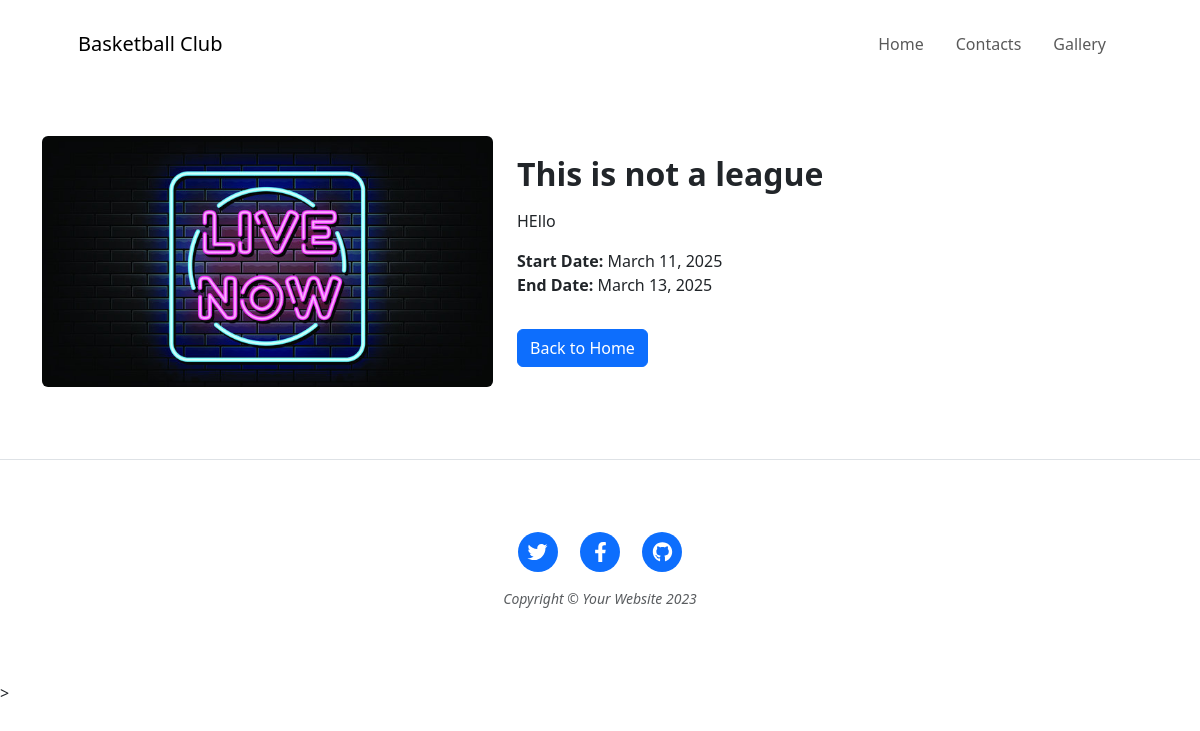
Screenshot of /add/event/1 with the database file from the repository.
### website/models.py (models this page shows)
class Event(db.Model):
    id = db.Column(db.Integer, primary_key=True)
    title = db.Column(db.String(100), nullable=False)
    description = db.Column(db.Text, nullable=False)
    img_url = db.Column(db.String(255), nullable=False)
    start_date = db.Column(db.Date, default=func.current_date())
    end_date = db.Column(db.Date, default=func.current_date())
    link = db.Column(db.String(255), nullable=True)
    is_league = db.Column(db.Boolean, default=False)
    admin_id = db.Column(db.Integer, db.ForeignKey('admin.id'), nullable=False)
    matches = db.relationship('Match', backref='event', lazy=True)
    teams = db.relationship('Team', backref='event', lazy=True)
    galleries = db.relationship('GalleryAlbum', backref='event', lazy=True)

### website/add_event.py (the view)
@add_event.route('/event/<int:event_id>', methods=['GET'], endpoint='event_page')
def event_page(event_id):
    event = Event.query.get_or_404(event_id)
    if event.end_date and event.end_date <= datetime.now().date():
        abort(404)
    gallery_images = GalleryImage.query.join(GalleryAlbum).filter(GalleryAlbum.event_id == event.id).all()
    teams = Team.query.filter_by(event_id=event_id).all()
    team_data = {
        t.team_name: {
            "team_id": t.id,  # Add team_id here
            "captain": t.captain_name,
            "members": [(m.name, m.level, m.gender) for m in t.members]
        } for t in teams
    }
    return render_template('event_page.html', event=event, gallery_images=gallery_images, team=team_data)

### website/templates/event_page.html (shortened to what this page needs)
{% include 'header.html' %}
<main class="py-5">
  <div class="container">
    <div class="row align-items-center g-4">
      <div class="col-md-5">
        <img src="{{ url_for('static', filename='assets/img/Event/' ~ event.img_url) }}"
             class="img-fluid w-100 rounded"
             style="max-height: 400px; object-fit: cover;"
             alt="{{ event.title }}">
      </div>
      <div class="col-md-7">
        <h2 class="fw-bold">{{ event.title }}</h2>
        <p class="mt-3">{{ event.description }}</p>
        <ul class="list-unstyled">
          <li><strong>Start Date:</strong> {{ event.start_date.strftime('%B %d, %Y') }}</li>
          <li><strong>End Date:</strong> {{ event.end_date.strftime('%B %d, %Y') }}</li>
        </ul>
        <a href="{{ url_for('views.home') }}" class="btn btn-primary mt-3">Back to Home</a>
      </div>
    </div>
    <br>
  </div>
</main>
{% include 'footer.html' %}

### rows the page displays
Event: img_url (picture), title "This is not a league", description "HEllo", start_date "March 11, 2025", end_date "March 13, 2025"
